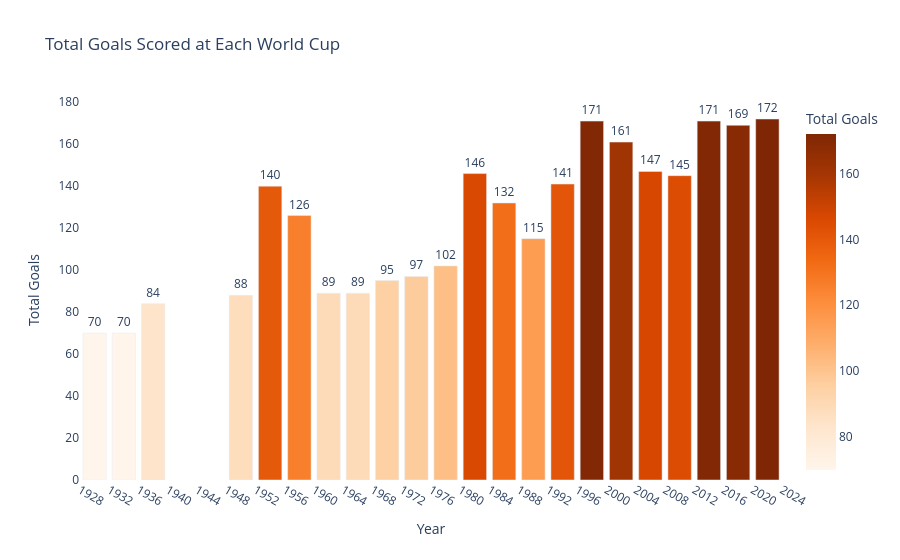

Notebook cell for this chart:
### Code cell
import plotly.express as px

goals_by_year = df.groupby('Year').apply(
    lambda x: x['Home Team Score'].sum() + x['Away Team Score'].sum()
).reset_index()
goals_by_year.columns = ['Year', 'Total Goals']

fig = px.bar(goals_by_year, x='Year', y='Total Goals',
             title='Total Goals Scored at Each World Cup',
             color='Total Goals', color_continuous_scale='Oranges',
             text='Total Goals')

fig.update_traces(textposition='outside')
fig.update_layout(showlegend=False, plot_bgcolor='white',
                  xaxis=dict(tickmode='linear', dtick=4))
fig.show()

### Figure 1 — Plotly figure (JSON) as saved in the notebook; plotly's stock layout.template omitted (floating-point values rounded to 4 significant figures)
{"data": [{"hovertemplate": "Year=%{x}<br>Total Goals=%{marker.color}<extra></extra>", "legendgroup": "", "marker": {"color": [70, 70, 84, 88, 140, 126, 89, 89, 95, 97, 102, 146, 132, 115, 141, 171, 161, 147, 145, 171, 169, 172], "coloraxis": "coloraxis", "pattern": {"shape": ""}}, "name": "", "orientation": "v", "showlegend": false, "text": [70.0, 70.0, 84.0, 88.0, 140.0, 126.0, 89.0, 89.0, 95.0, 97.0, 102.0, 146.0, 132.0, 115.0, 141.0, 171.0, 161.0, 147.0, 145.0, 171.0, 169.0, 172.0], "textposition": "outside", "type": "bar", "x": [1930, 1934, 1938, 1950, 1954, 1958, 1962, 1966, 1970, 1974, 1978, 1982, 1986, 1990, 1994, 1998, 2002, 2006, 2010, 2014, 2018, 2022], "xaxis": "x", "y": [70, 70, 84, 88, 140, 126, 89, 89, 95, 97, 102, 146, 132, 115, 141, 171, 161, 147, 145, 171, 169, 172], "yaxis": "y"}], "layout": {"barmode": "relative", "coloraxis": {"autocolorscale": false, "colorbar": {"title": {"text": "Total Goals"}}, "colorscale": [[0, "rgb(255,245,235)"], [0.125, "rgb(254,230,206)"], [0.25, "rgb(253,208,162)"], [0.375, "rgb(253,174,107)"], [0.5, "rgb(253,141,60)"], [0.625, "rgb(241,105,19)"], [0.75, "rgb(217,72,1)"], [0.875, "rgb(166,54,3)"], [1, "rgb(127,39,4)"]]}, "legend": {"tracegroupgap": 0}, "plot_bgcolor": "white", "showlegend": false, "title": {"text": "Total Goals Scored at Each World Cup"}, "xaxis": {"anchor": "y", "domain": [0, 1], "dtick": 4, "tickmode": "linear", "title": {"text": "Year"}}, "yaxis": {"anchor": "x", "domain": [0, 1], "title": {"text": "Total Goals"}}}}
